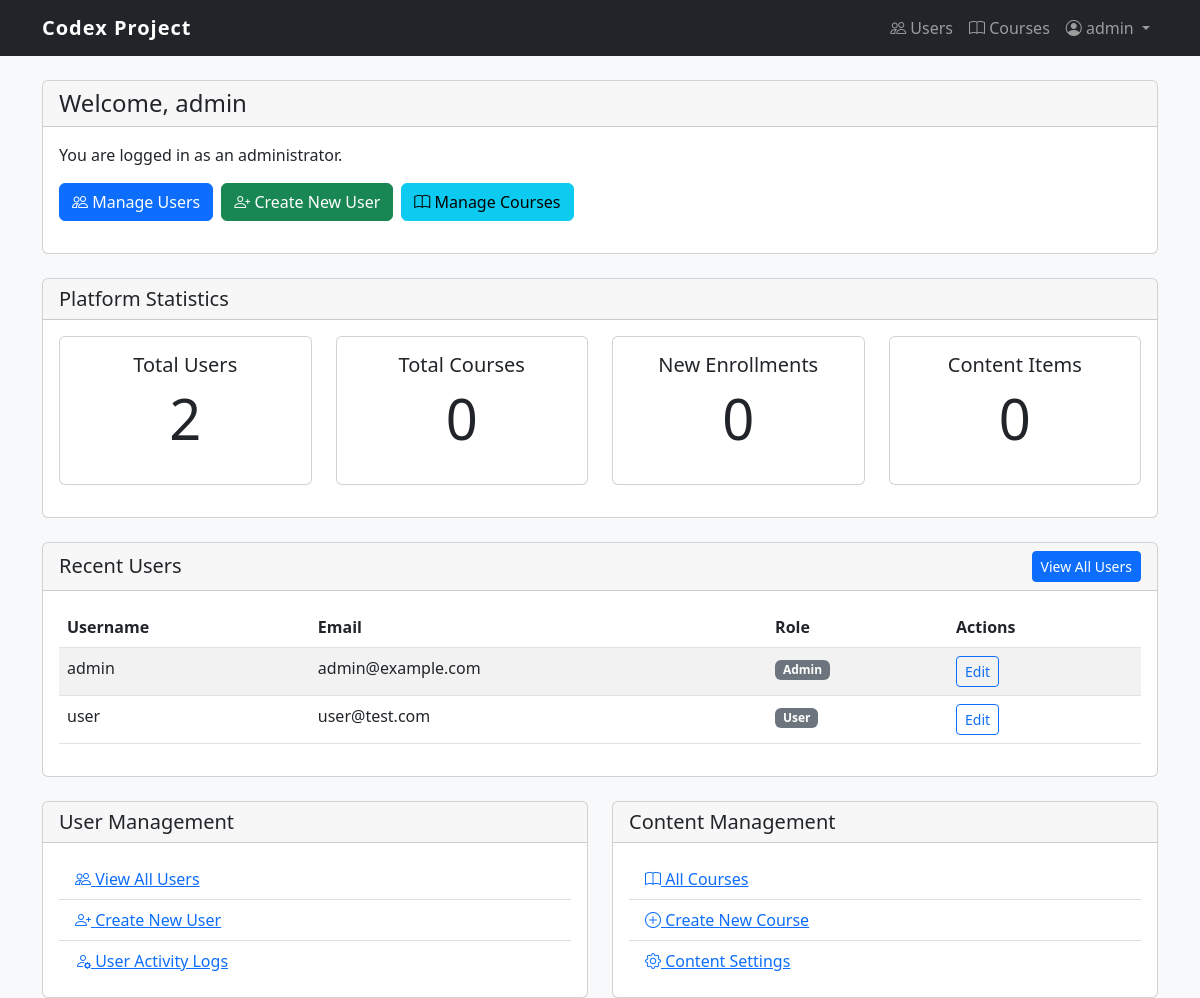
The app's page /user/admin-dashboard/ (signed in), older data.
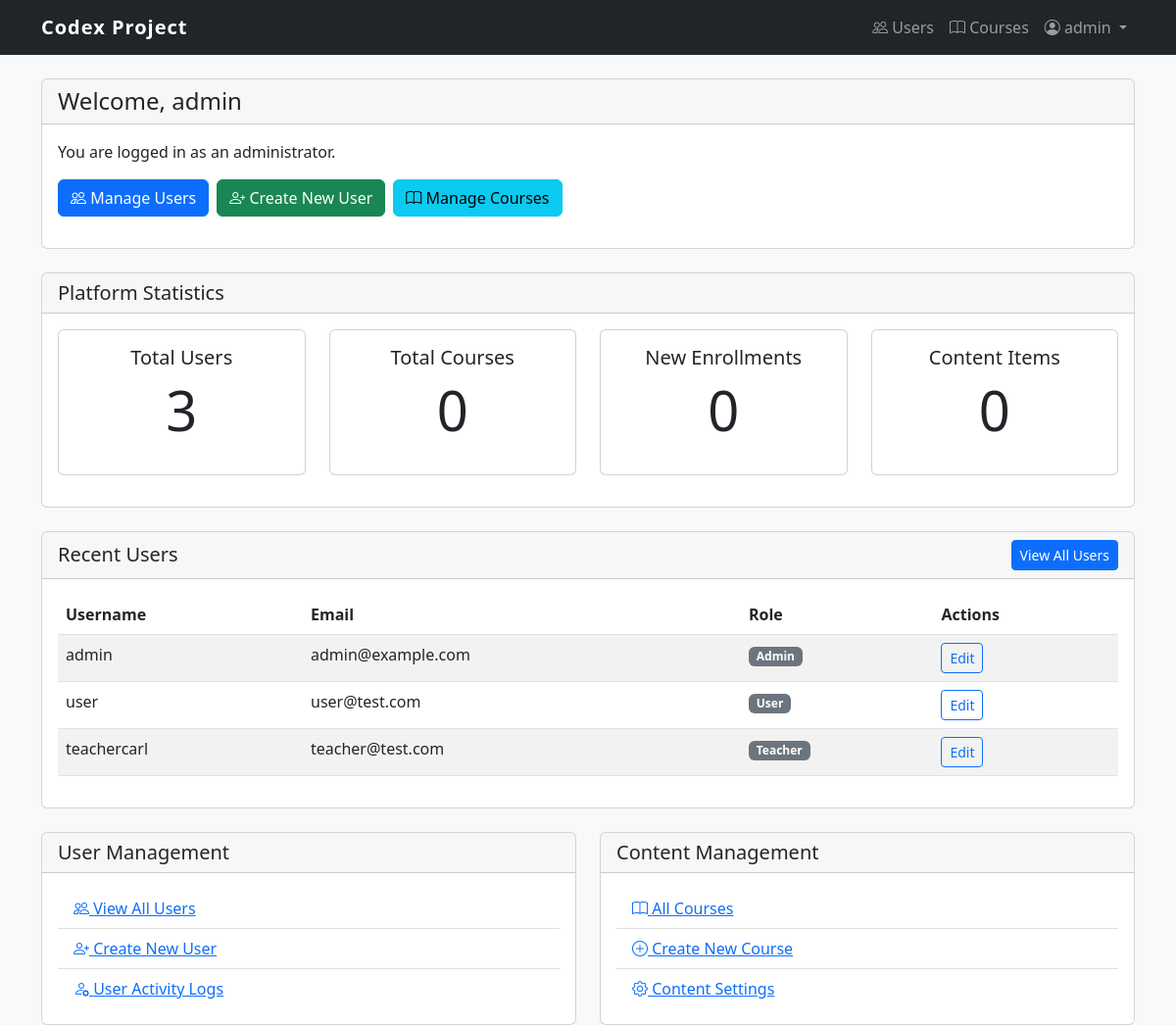
The same page, newer data.
### user_management/models.py (models this page shows, shortened)
class User(AbstractUser):
    USER = 'USER'
    TEACHER = 'TEACHER'
    ADMIN = 'ADMIN'
    ROLE_CHOICES = [
        (USER, 'User'),
        (TEACHER, 'Teacher'),
        (ADMIN, 'Admin'),
    ]
    role = models.CharField(max_length=10, choices=ROLE_CHOICES, default=USER)
    def is_administrator(self):
        return self.role == self.ADMIN

### user_management/views.py (the view)
# urls.py: path('admin-dashboard/', views.admin_dashboard, name='admin_dashboard'),
@login_required
def admin_dashboard(request):
    if not request.user.is_administrator():
        return redirect('user_management:dashboard')
    users = User.objects.all()
    course_count = 0
    try:
        from content_management.models import Course
        course_count = Course.objects.count()
    except ImportError:
        pass
    context = {
        'users': users,
        'course_count': course_count
    }
    return render(request, 'user_management/admin_dashboard.html', context)

### user_management/templates/user_management/admin_dashboard.html (shortened to what the changed rows need)
{% extends 'user_management/base.html' %}
{% block content %}
<div class="container mt-4">
    <div class="row">
        <div class="col-md-12">
            <div class="card mb-4">
                <div class="card-header">
                    <h4 class="card-title mb-0">Welcome, {{ user.username }}</h4>
                </div>
            </div>
            <div class="card">
                <div class="card-body">
                    <div class="row">
                        <div class="col-md-3">
                            <div class="card mb-3">
                                <div class="card-body text-center">
                                    <h5 class="card-title">Total Users</h5>
                                    <p class="display-4">{{ users|length }}</p>
                                </div>
                            </div>
                        </div>
                    </div>
                </div>
            </div>
            <div class="card mt-4">
                <div class="card-body">
                    <div class="table-responsive">
                        <table class="table table-striped table-hover">
                            <thead>
                                <tr>
                                    <th>Username</th>
                                    <th>Email</th>
                                    <th>Role</th>
                                    <th>Actions</th>
                                </tr>
                            </thead>
                            <tbody>
                                {% for user_item in users|slice:":5" %}
                                <tr>
                                    <td>{{ user_item.username }}</td>
                                    <td>{{ user_item.email }}</td>
                                    <td><span class="badge bg-secondary">{{ user_item.get_role_display }}</span></td>
                                    <td>
                                        <a href="{% url 'user_management:edit_user' user_item.id %}" class="btn btn-sm btn-outline-primary">Edit</a>
                                    </td>
                                </tr>
                                {% endfor %}
                            </tbody>
                        </table>
                    </div>
                </div>
            </div>
        </div>
    </div>
</div>
{% endblock %}

### user_management/templates/user_management/base.html (shortened to what this page needs)
<!DOCTYPE html>
<html lang="en">
<head>
    <link href="https://cdn.jsdelivr.net/npm/bootstrap@5.2.3/dist/css/bootstrap.min.css" rel="stylesheet">
    <link rel="stylesheet" href="https://cdn.jsdelivr.net/npm/bootstrap-icons@1.10.0/font/bootstrap-icons.css">
</head>
<body>
    <nav class="navbar navbar-expand-lg navbar-dark bg-dark">
        <div class="container">
            <a class="navbar-brand" href="{% url 'user_management:dashboard' %}">Codex Project</a>
            <div class="collapse navbar-collapse" id="navbarNav">
                <ul class="navbar-nav ms-auto">
                    {% if user.is_authenticated %}
                        {% if user.is_administrator %}
                            <li class="nav-item">
                                <a class="nav-link" href="{% url 'user_management:user_management' %}">
                                    <i class="bi bi-people"></i> Users
                                </a>
                            </li>
                        {% endif %}
                        <li class="nav-item">
                            <a class="nav-link" href="{% url 'content_management:course_list' %}">
                                <i class="bi bi-book"></i> Courses
                            </a>
                        </li>
                        <li class="nav-item dropdown">
                            <a class="nav-link dropdown-toggle" href="#" id="navbarDropdown" role="button"
                               data-bs-toggle="dropdown" aria-expanded="false">
                                <i class="bi bi-person-circle"></i> {{ user.username }}
                            </a>
                        </li>
                    {% endif %}
                </ul>
            </div>
        </div>
    </nav>
    {% block content %}{% endblock %}
</body>
</html>

Row changes from the older to the newer data that the page shows:
added User: username "teachercarl", email "teacher@test.com", role "Teacher"
Text that changed along with them:
{{ users|length }}: "2" → "3"
